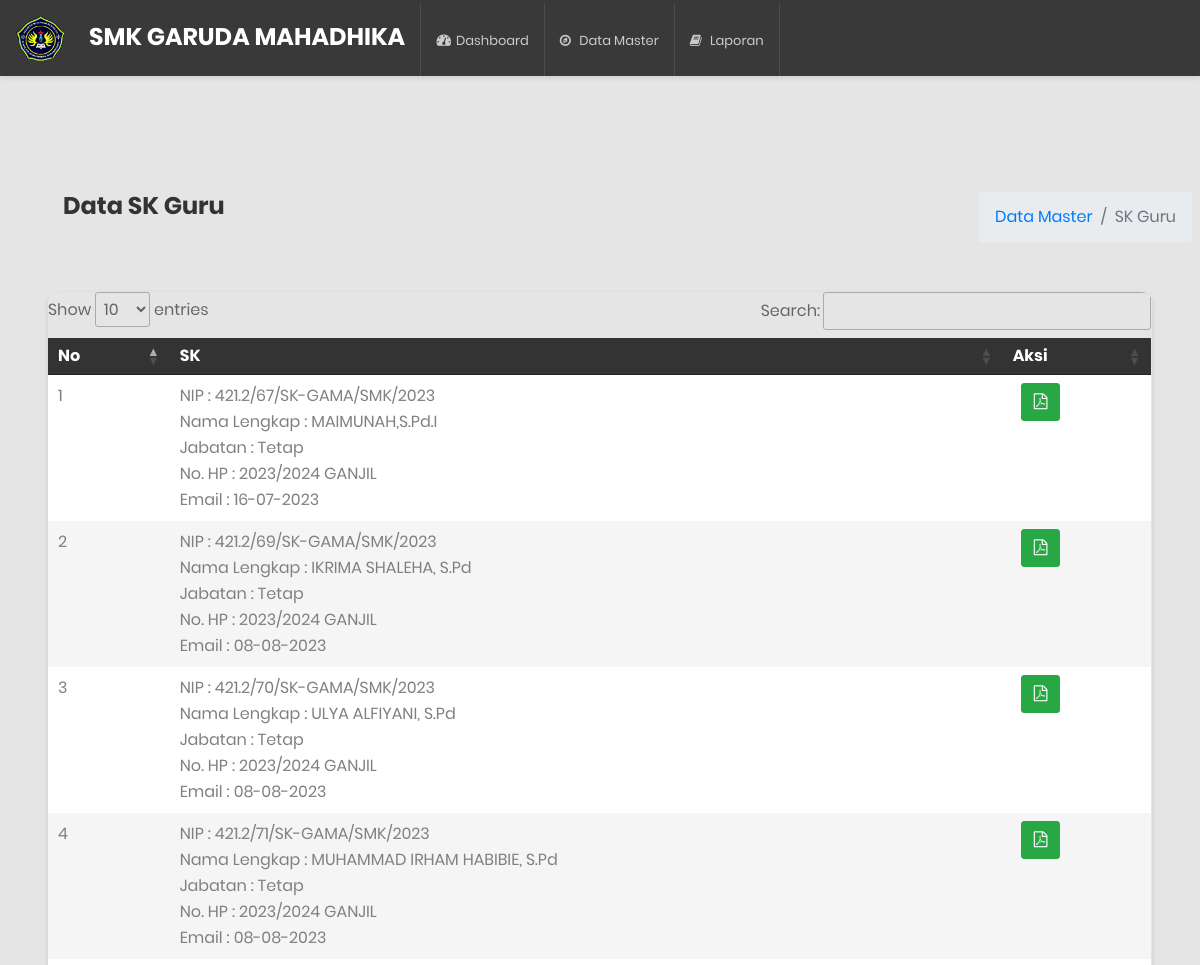
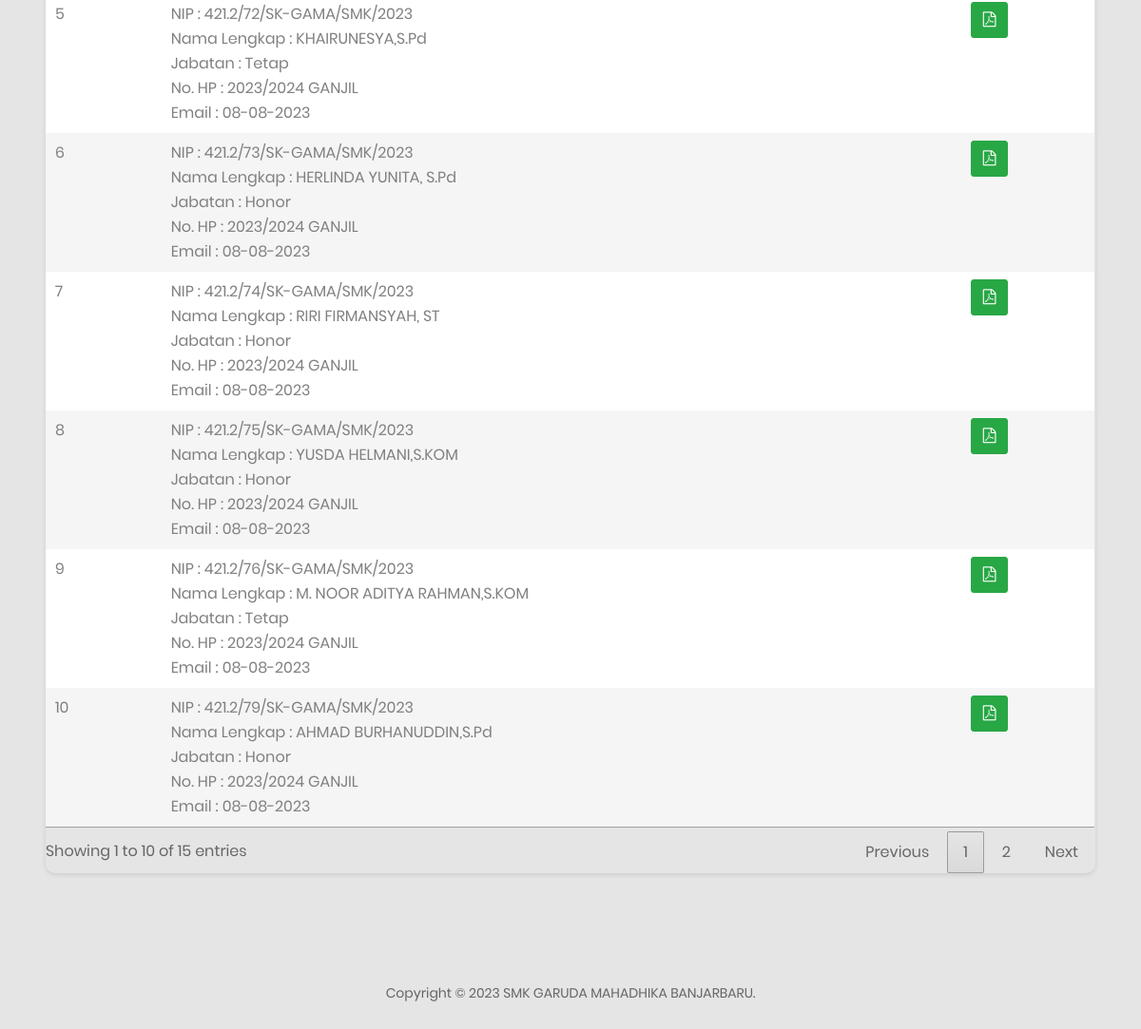
The page /kepsek/index.php?m=daftarskguru (signed in) on the database its author committed (2 pictures, top to bottom).
### tables this page shows
CREATE TABLE `user` (
  `id` int(12) NOT NULL,
  `username` varchar(50) NOT NULL,
  `password` varchar(50) NOT NULL,
  `nama_lengkap` varchar(50) NOT NULL,
  `status` enum('petugasloket','operator','Guru','Kepsek','admsek','siswa','alumni','orangtua') NOT NULL
);

CREATE TABLE `sk` (
  `id_skguru` int(11) NOT NULL,
  `nosk` varchar(50) NOT NULL,
  `id_guru` int(11) NOT NULL,
  `NIP` varchar(50) NOT NULL,
  `nama_guru` varchar(75) NOT NULL,
  `status_guru` enum('Tetap','Honor') NOT NULL,
  `tahunajaran` varchar(50) NOT NULL,
  `tanggal` varchar(50) NOT NULL,
  `mapel` varchar(255) NOT NULL
);

### fungsi/fungsi.php (called while the page is built, shortened)
<?php
require '../config/config.php';
function summon_admin()
{
	global $koneksi;
	$id = $_SESSION['idsppapp'];
	return mysqli_query($koneksi, "SELECT * FROM user WHERE id='$id'");
}

### kepsek/modul/skguru/paging.php (the view)
<?php
require_once '../config/config.php';
global $koneksi;
$siswa = mysqli_query($koneksi, "SELECT * FROM sk group by nosk");
while ($pro = mysqli_fetch_array($siswa)) {
?>
  <tr>
    <td><?= $no++; ?></td>
    <td>
      NIP : <?= $pro['nosk']; ?><br>
      Nama Lengkap : <?= $pro['nama_guru']; ?><br>
      Jabatan : <?= $pro['status_guru']; ?><br>
      No. HP : <?= $pro['tahunajaran']; ?><br>
      Email : <?= $pro['tanggal']; ?><br>
    </td>
    <td>
      <a href="?m=detailsk&id_guru=<?= $pro['id_guru']; ?>" target="_blank"><button type="button" class="btn btn-success ml-2">
          <i class="fa fa-file-pdf-o" aria-hidden="true"></i>
        </button></a>
    </td>
  </tr>
<?php } ?>

### kepsek/comp/header.php (shortened to what this page needs)
<?php require '../fungsi/fungsi.php'; ?>
<?php foreach (summon_admin() as $adm) : ?>
    <!DOCTYPE html>
    <html lang="en">
    <head>
        <link href="<?= url() ?>css/font-face.css" rel="stylesheet" media="all">
        <link href="<?= url() ?>vendor/font-awesome-4.7/css/font-awesome.min.css" rel="stylesheet" media="all">
        <link href="<?= url() ?>vendor/font-awesome-5/css/fontawesome-all.min.css" rel="stylesheet" media="all">
        <link href="<?= url() ?>vendor/mdi-font/css/material-design-iconic-font.min.css" rel="stylesheet" media="all">
        <link href="<?= url() ?>vendor/bootstrap-4.1/bootstrap.min.css" rel="stylesheet" media="all">
        <link rel="stylesheet" href="https://cdnjs.cloudflare.com/ajax/libs/font-awesome/4.7.0/css/font-awesome.min.css">
        <link rel="stylesheet" href="https://cdn.datatables.net/1.13.4/css/jquery.dataTables.css" />
        <link href="https://cdn.jsdelivr.net/npm/select2@4.1.0-rc.0/dist/css/select2.min.css" rel="stylesheet" />
        <link href="<?= url() ?>vendor/animsition/animsition.min.css" rel="stylesheet" media="all">
        <link href="<?= url() ?>vendor/bootstrap-progressbar/bootstrap-progressbar-3.3.4.min.css" rel="stylesheet" media="all">
        <link href="<?= url() ?>vendor/wow/animate.css" rel="stylesheet" media="all">
        <link href="<?= url() ?>vendor/css-hamburgers/hamburgers.min.css" rel="stylesheet" media="all">
        <link href="<?= url() ?>vendor/slick/slick.css" rel="stylesheet" media="all">
        <link href="<?= url() ?>vendor/select2/select2.min.css" rel="stylesheet" media="all">
        <link href="<?= url() ?>vendor/perfect-scrollbar/perfect-scrollbar.css" rel="stylesheet" media="all">
        <link href="<?= url() ?>css/theme.css" rel="stylesheet" media="all">
        <link href="<?= url() ?>css/theme.css" rel="stylesheet" media="all">
    </head>
    <body class="animsition">
        <div class="page-wrapper">
            <header class="header-desktop3 d-none d-lg-block">
                <div class="section__content section__content--p35">
                    <div class="header3-wrap">
                        <div class="header__logo">
                            <div class="img-cir">
                                <a href="#">
                                    <?= gambar("logo.png", "50") ?>
                                </a>
                            </div>
                            <h3 class="ml-4" style="color: WHITE;">SMK GARUDA MAHADHIKA</h3>
                        </div>
                        <div class="header__navbar">
                            <ul class="list-unstyled">
                                <li class="has-sub">
                                    <a href="index.php">
                                        <i class="fas fa-tachometer-alt"></i>Dashboard
                                    </a>
                                </li>
                                <li class="has-sub">
                                    <a href="#">
                                        <i class="fa fa-compass" aria-hidden="true"></i>
                                        <span class="bot-line"></span>Data Master</a>
                                </li>
                                <li class="has-sub">
                                    <a href="#">
                                        <i class="fa fa-book" aria-hidden="true"></i>
                                        <span class="bot-line"></span>Laporan</a>
                                </li>
                            </ul>
                        </div>
                        <div class="header__tool">
                            <div class="account-wrap">
                                <div class="account-item account-item--style2 clearfix js-item-menu">
                                    <div class="image">
                                    </div>
                                </div>
                            </div>
                        </div>
                    </div>
                </div>
            </header>
        <?php endforeach; ?>

### config/config.php (shortened to what this page needs)
<?php
function gambar($img, $size)
{
    echo '<img src="//localhost:8080/AplikasiLayananInformasiAkademik/assets/images/' . $img . '" width="' . $size . '">';
}
function url()
{
    return $url = "//localhost:8080/AplikasiLayananInformasiAkademik/assets/";
}

### rows shown on the page
sk: nosk "421.2/67/SK-GAMA/SMK/2023", nama_guru "MAIMUNAH,S.Pd.I", status_guru "Tetap", tahunajaran "2023/2024 GANJIL", tanggal "16-07-2023"
sk: nosk "421.2/69/SK-GAMA/SMK/2023", nama_guru "IKRIMA SHALEHA, S.Pd", status_guru "Tetap", tahunajaran "2023/2024 GANJIL", tanggal "08-08-2023"
sk: nosk "421.2/70/SK-GAMA/SMK/2023", nama_guru "ULYA ALFIYANI, S.Pd", status_guru "Tetap", tahunajaran "2023/2024 GANJIL", tanggal "08-08-2023"
sk: nosk "421.2/71/SK-GAMA/SMK/2023", nama_guru "MUHAMMAD IRHAM HABIBIE, S.Pd", status_guru "Tetap", tahunajaran "2023/2024 GANJIL", tanggal "08-08-2023"
sk: nosk "421.2/72/SK-GAMA/SMK/2023", nama_guru "KHAIRUNESYA,S.Pd", status_guru "Tetap", tahunajaran "2023/2024 GANJIL", tanggal "08-08-2023"
sk: nosk "421.2/73/SK-GAMA/SMK/2023", nama_guru "HERLINDA YUNITA, S.Pd", status_guru "Honor", tahunajaran "2023/2024 GANJIL", tanggal "08-08-2023"
sk: nosk "421.2/74/SK-GAMA/SMK/2023", nama_guru "RIRI FIRMANSYAH, ST", status_guru "Honor", tahunajaran "2023/2024 GANJIL", tanggal "08-08-2023"
sk: nosk "421.2/75/SK-GAMA/SMK/2023", nama_guru "YUSDA HELMANI,S.KOM", status_guru "Honor", tahunajaran "2023/2024 GANJIL", tanggal "08-08-2023"
sk: nosk "421.2/76/SK-GAMA/SMK/2023", nama_guru "M. NOOR ADITYA RAHMAN,S.KOM", status_guru "Tetap", tahunajaran "2023/2024 GANJIL", tanggal "08-08-2023"
sk: nosk "421.2/79/SK-GAMA/SMK/2023", nama_guru "AHMAD BURHANUDDIN,S.Pd", status_guru "Honor", tahunajaran "2023/2024 GANJIL", tanggal "08-08-2023"
